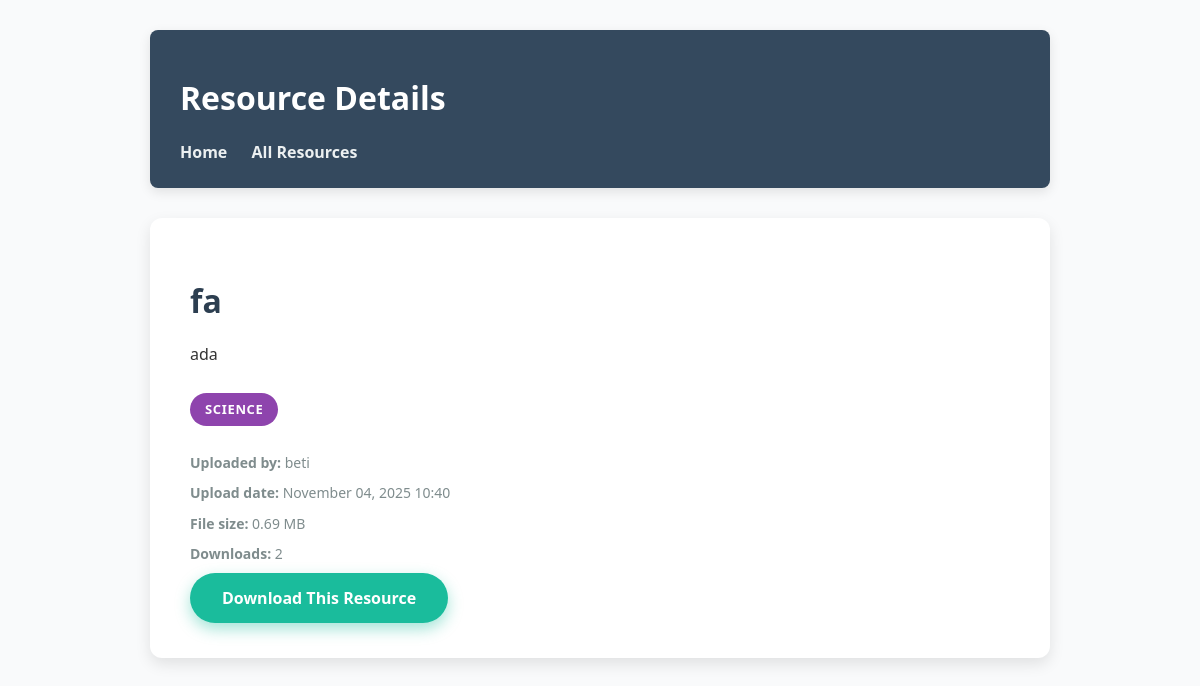
Page /resources/resource/2/ on the committed database.
### resources/models.py (models this page shows, shortened)
class Resource(models.Model):
    SUBJECT_CHOICES = [
        ('math', 'Mathematics'),
        ('science', 'Science'),
        ('english', 'English'),
        ('history', 'History'),
        ('computer', 'Computer Science'),
        ('physics', 'Physics'),
        ('chemistry', 'Chemistry'),
        ('biology', 'Biology'),
        ('other', 'Other'),
    ]
    uploader = models.ForeignKey(User, on_delete=models.CASCADE, related_name='uploaded_resources')
    title = models.CharField(max_length=200)
    description = models.TextField(blank=True)
    subject = models.CharField(max_length=20, choices=SUBJECT_CHOICES, default='other')
    file = models.FileField(
        upload_to='resources/%Y/%m/%d/',
        validators=[FileExtensionValidator(allowed_extensions=['pdf', 'txt', 'doc', 'docx', 'jpg', 'jpeg', 'png'])]
    )
    uploaded_at = models.DateTimeField(auto_now_add=True)
    download_count = models.IntegerField(default=0)
    class Meta:
        ordering = ['-uploaded_at']
    def get_file_size(self):
        if self.file:
            return round(self.file.size / (1024 * 1024), 2)
        return 0

### resources/views.py (the view)
# urls.py: path('resource/<int:pk>/', views.resource_detail, name='resource_detail'),
def resource_detail(request, pk):
    resource = get_object_or_404(Resource, pk=pk)
    return render(request, 'resources/resource_detail.html', {'resource': resource})

### resources/templates/resources/resource_detail.html (shortened to what this page needs)
<!DOCTYPE html>
<html lang="en">
<head>
</head>
<body>
    <div class="header">
        <h1>Resource Details</h1>
        <div class="nav-links">
            <a href="/">Home</a>
            <a href="{% url 'resource_list' %}">All Resources</a>
        </div>
    </div>
    <div class="resource-box">
        <h2>{{ resource.title }}</h2>
        <p>{{ resource.description|default:"No description provided" }}</p>
        <div class="meta-info">
            <p><span class="subject-badge">{{ resource.get_subject_display }}</span></p>
            <p><strong>Uploaded by:</strong> {{ resource.uploader.username }}</p>
            <p><strong>Upload date:</strong> {{ resource.uploaded_at|date:"F d, Y H:i" }}</p>
            <p><strong>File size:</strong> {{ resource.get_file_size }} MB</p>
            <p><strong>Downloads:</strong> {{ resource.download_count }}</p>
        </div>
        <a href="{% url 'resource_download' resource.pk %}" class="btn">Download This Resource</a>
    </div>
</body>
</html>

### resources/templates/resources/resource_detail.html (style rules this page uses)
body { font-family: 'Segoe UI', Tahoma, Geneva, Verdana, sans-serif; max-width: 900px; margin: 30px auto; background-color: #f9fafb; color: #333; }
.header { background-color: #34495e; color: white; padding: 25px 30px; border-radius: 8px; margin-bottom: 30px; box-shadow: 0 4px 12px rgba(0,0,0,0.1); }
.nav-links a { color: #ecf0f1; text-decoration: none; margin-right: 20px; font-weight: 600; transition: color 0.3s ease; }
.resource-box { background: white; padding: 35px 40px; border-radius: 12px; box-shadow: 0 6px 15px rgba(0, 0, 0, 0.1); }
h2 { color: #2c3e50; margin-bottom: 20px; font-weight: 700; font-size: 2rem; }
p { line-height: 1.6; font-size: 1rem; margin-bottom: 25px; }
.meta-info p { color: #7f8c8d; font-size: 14px; margin: 8px 0; }
.subject-badge { display: inline-block; background-color: #8e44ad; color: white; padding: 6px 15px; border-radius: 20px; font-size: 13px; font-weight: 600; margin-bottom: 18px; text-transform: uppercase; letter-spacing: 0.05em; }
.btn { display: inline-block; padding: 14px 32px; font-size: 1rem; font-weight: 700; color: white; background-color: #1abc9c; border-radius: 30px; text-decoration: none; box-shadow: 0 6px 15px rgba(26, 188, 156, 0.4); transition: all 0.3s ease; border: none; cursor: pointer; user-select: none; }

### rows in the picture
Resource: title "fa", description "ada", subject "SCIENCE", uploader.username "beti", uploaded_at "November 04, 2025 10:40", get_file_size "0.69", download_count "2"
